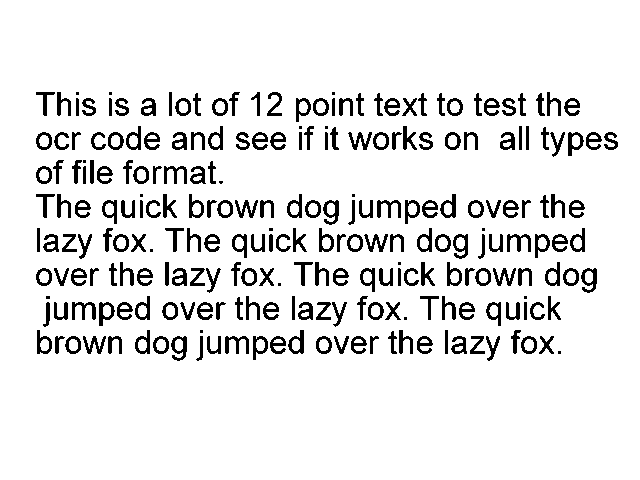
#> input picture pytesser/photos/phototest.tif, 640 x 480 px
$ python noise.py pytesser/photos/phototest.tif 5
#> lines starting #> are read from the running program, lines starting #| are printed output that depends on the picture; after the words box and inside, x2 and y2 are one past the last pixel; in counts of white or black regions, pixels touching at a corner belong together
#> further down, img is the input picture: PIL image 640x480 1; 90.5% white; 239 black regions (19 under 20 px), largest, box (x1, y1, x2, y2) and area: (72, 302, 96, 320) 207, (377, 200, 401, 218) 206, (225, 336, 249, 354) 206
import sys
from PIL import Image
from PIL import ImageFilter

def prepare_image(img):
    """Transform image to greyscale and blur it"""
    img = img.filter(ImageFilter.SMOOTH_MORE)
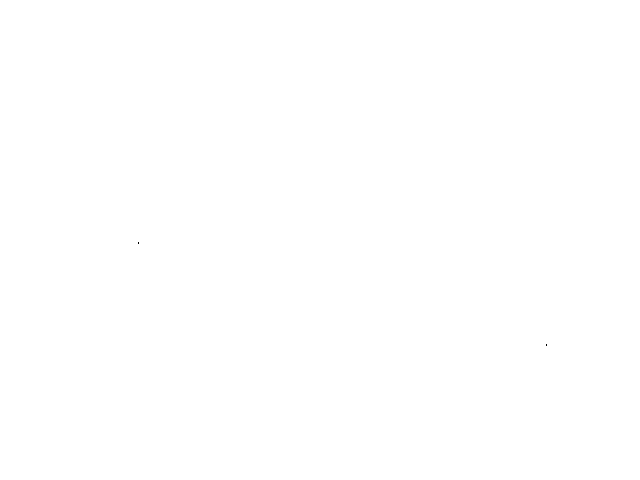
#> img: PIL image 640x480 1; 100% white; black in thin lines or dots, all inside (x1, y1, x2, y2) = (138, 242, 547, 346)
    img = img.filter(ImageFilter.SMOOTH_MORE)
#> img: PIL image 640x480 1; every value is 1
    # img = img.filter(ImageFilter.EDGE_ENHANCE_MORE)
    img = img.filter(ImageFilter.EDGE_ENHANCE_MORE)
    img = img.filter(ImageFilter.SHARPEN)
    img = img.filter(ImageFilter.SHARPEN)
    img = img.filter(ImageFilter.SHARPEN)
    if 'L' != img.mode:
        img = img.convert('L')
    return img

def remove_noise(img, pass_factor):
#> called with pass_factor = 5
    for column in range(img.size[0]):
        for line in range(img.size[1]):
            value = remove_noise_by_pixel(img, column, line, pass_factor)
            img.putpixel((column, line), value)
    return img

def remove_noise_by_pixel(img, column, line, pass_factor):
    if img.getpixel((column, line)) < pass_factor:
        return (0)
    return (255)


if __name__=="__main__":
    input_image = sys.argv[1]
    output_image = 'out_' + input_image
    pass_factor = int(sys.argv[2])

    img = Image.open(input_image)
    img = prepare_image(img)
    img = remove_noise(img, pass_factor)
    img.save(output_image)
